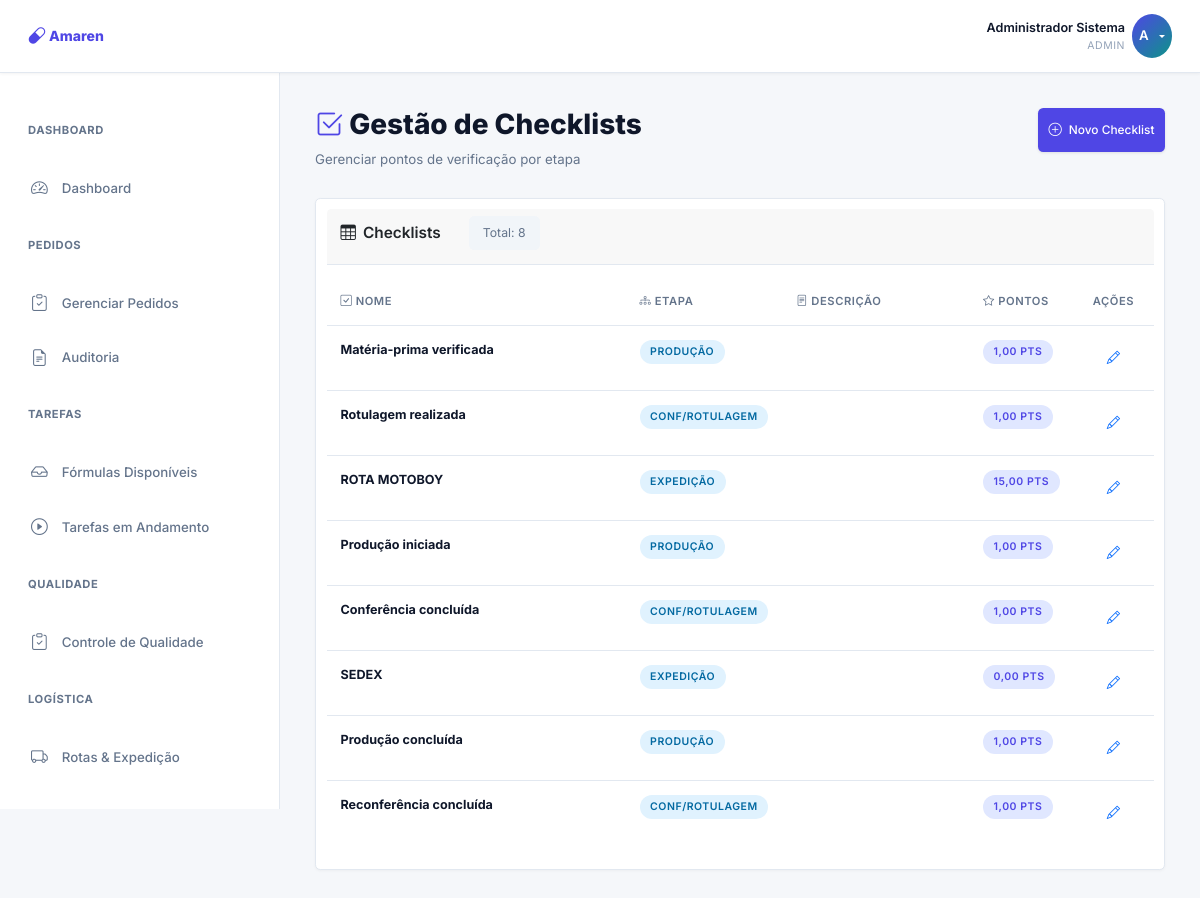
Screenshot of /workflow/checklists/ (signed in) with the database file from the repository.
### core/models.py (models this page shows, shortened)
class Checklist(models.Model):
    etapa = models.ForeignKey(Etapa, on_delete=models.CASCADE, related_name='checklists')
    nome = models.CharField(max_length=200)
    descricao = models.TextField(blank=True)
    pontos_do_check = models.DecimalField(max_digits=10, decimal_places=2)
    obrigatorio = models.BooleanField(default=True)
    ativo = models.BooleanField(default=True)
    ordem = models.IntegerField(default=0)
    criado_em = models.DateTimeField(auto_now_add=True)
    class Meta:
        ordering = ['ordem', 'id']
        verbose_name = 'Checklist'
        verbose_name_plural = 'Checklists'

class Etapa(models.Model):
    nome = models.CharField(max_length=200)
    sequencia = models.IntegerField()
    ativa = models.BooleanField(default=True)
    se_gera_pontos = models.BooleanField(default=True)
    se_possui_checklists = models.BooleanField(default=False)
    se_possui_calculo_por_quantidade = models.BooleanField(default=False)
    pontos_fixos_etapa = models.DecimalField(
        max_digits=10,
        decimal_places=2,
        default=0,
        help_text='Pontos adicionados ao concluir a etapa (além dos checklists, se houver)'
    )
    criado_em = models.DateTimeField(auto_now_add=True)
    atualizado_em = models.DateTimeField(auto_now=True)
    class Meta:
        ordering = ['sequencia']
        verbose_name = 'Etapa'
        verbose_name_plural = 'Etapas'

### workflow/views.py (the view)
# urls.py: path('checklists/', views.lista_checklists, name='checklists'),
@login_required
def lista_checklists(request):
    if not check_admin_permission(request.user):
        messages.error(request, 'Acesso negado.')
        return redirect('dashboard:home')
    checklists = Checklist.objects.all().select_related('etapa')
    context = {
        'checklists': checklists,
    }
    return render(request, 'workflow/checklists.html', context)

### workflow/views.py (called while the page is built)
def check_admin_permission(user):
    return (user.groups.filter(name__in=['Superadmin', 'Gerente']).exists() or user.is_superuser)

### templates/workflow/checklists.html (shortened to what this page needs)
{% extends 'base.html' %}
{% block content %}
<div class="page-header">
    <div>
        <h1>
            <i class="bi bi-check2-square" style="color: #4f46e5;"></i> Gestão de Checklists
        </h1>
        <p>Gerenciar pontos de verificação por etapa</p>
    </div>
    <a href="/admin/core/checklist/add/" class="btn btn-primary">
        <i class="bi bi-plus-circle"></i> Novo Checklist
    </a>
</div>
<div class="card">
    <div class="card-header">
        <div class="card-header-flex">
            <h3 class="card-title" style="margin: 0;">
                <i class="bi bi-table"></i> Checklists
            </h3>
            <span class="badge-count">
                Total: {{ checklists|length }}
            </span>
        </div>
    </div>
    <div class="card-body p-0">
        <div class="table-wrapper">
            <table class="table">
                <thead>
                    <tr>
                        <th data-label="Nome"><i class="bi bi-check-square"></i> Nome</th>
                        <th style="width: 150px;" data-label="Etapa"><i class="bi bi-diagram-3"></i> Etapa</th>
                        <th data-label="Descrição"><i class="bi bi-file-text"></i> Descrição</th>
                        <th style="width: 100px;" data-label="Pontos"><i class="bi bi-star"></i> Pontos</th>
                        <th style="width: 80px; text-align: center;">Ações</th>
                    </tr>
                </thead>
                <tbody>
                    {% for checklist in checklists %}
                    <tr>
                        <td><strong>{{ checklist.nome }}</strong></td>
                        <td>
                            {% if checklist.etapa %}
                            <span class="badge" style="background: #e0f2fe; color: #0369a1;">{{ checklist.etapa.nome }}</span>
                            {% else %}
                            <span class="badge" style="background: #f3f4f6; color: #6b7280;">Sem etapa</span>
                            {% endif %}
                        </td>
                        <td><small>{{ checklist.descricao|truncatewords:20 }}</small></td>
                        <td>
                            <span class="badge" style="background: #e0e7ff; color: #4f46e5;">
                                {{ checklist.pontos_do_check }} pts
                            </span>
                        </td>
                        <td style="text-align: center;">
                            <a href="/admin/core/checklist/{{ checklist.id }}/change/" class="btn btn-sm btn-outline-primary" title="Editar checklist">
                                <i class="bi bi-pencil"></i>
                            </a>
                        </td>
                    </tr>
                    {% endfor %}
                </tbody>
            </table>
        </div>
    </div>
</div>
{% endblock %}

### templates/base.html (shortened to what this page needs)
{% load static %}
<!DOCTYPE html>
<html lang="pt-BR">
<head>
    <link href="https://cdn.jsdelivr.net/npm/bootstrap@5.3.0/dist/css/bootstrap.min.css" rel="stylesheet">
    <link rel="stylesheet" href="https://cdn.jsdelivr.net/npm/bootstrap-icons@1.11.0/font/bootstrap-icons.css">
    <link rel="stylesheet" href="{% static 'css/style.css' %}">
</head>
<body>
    {% if user.is_authenticated %}
        <nav class="navbar">
            <div class="navbar-brand">
                <i class="bi bi-capsule"></i> Amaren
            </div>
            <div class="user-menu">
                <div class="user-info">
                    <div class="user-name">{{ user.get_full_name|default:user.username }}</div>
                    <div class="user-role">
                        {% if user.is_superuser %}Admin
                        {% elif user.groups.all %}{{ user.groups.all|first }}
                        {% else %}Funcionário{% endif %}
                    </div>
                </div>
                <div class="dropdown">
                    <button class="user-avatar dropdown-toggle" data-dropdown="user-menu" title="Menu do usuário">
                        {{ user.first_name|first|upper }}
                    </button>
                </div>
            </div>
        </nav>
        <div class="layout">
            {% if user.is_superuser or user.groups.all.0.name == 'Superadmin' or user.groups.all.0.name == 'Gerente' %}
                <aside class="sidebar">
                    {% include 'includes/sidebar_gerente_admin.html' %}
                </aside>
            {% elif user.groups.all.0.name == 'Funcionário' %}
                <aside class="sidebar">
                    {% include 'includes/sidebar_funcionario.html' %}
                </aside>
            {% endif %}
            <main class="main-content">
                {% block content %}{% endblock %}
            </main>
        </div>
    {% else %}
        {% block login_content %}{% endblock %}
    {% endif %}
</body>
</html>

### templates/workflow/checklists.html (style rules this page uses)
.page-header { margin-bottom: var(--spacing-lg); display: flex; flex-direction: column; gap: var(--spacing-md); }
@media (min-width: 768px) { .page-header { flex-direction: row; justify-content: space-between; align-items: flex-start; } }
.page-header h1 { font-size: 1.75rem; font-weight: 800; margin: 0; }
@media (min-width: 768px) { .page-header h1 { font-size: 2rem; } }
.page-header p { color: var(--text-secondary); margin: 0.5rem 0 0 0; font-size: 0.95rem; }
.card-header-flex { display: flex; flex-direction: column; gap: var(--spacing-md); justify-content: space-between; align-items: flex-start; }
@media (min-width: 640px) { .card-header-flex { flex-direction: row; gap: var(--spacing-lg); align-items: center; } }
.badge-count { color: var(--text-secondary); white-space: nowrap; padding: 0.5rem 1rem; background: #f1f5f9; border-radius: 0.375rem; font-size: 0.875rem; }
.table-wrapper { overflow-x: auto; }

### rows the page displays
Checklist: nome "Matéria-prima verificada", etapa.nome "PRODUÇÃO", pontos_do_check "1,00"
Checklist: nome "Rotulagem realizada", etapa.nome "CONF/ROTULAGEM", pontos_do_check "1,00"
Checklist: nome "ROTA MOTOBOY", etapa.nome "EXPEDIÇÃO", pontos_do_check "15,00"
Checklist: nome "Produção iniciada", etapa.nome "PRODUÇÃO", pontos_do_check "1,00"
Checklist: nome "Conferência concluída", etapa.nome "CONF/ROTULAGEM", pontos_do_check "1,00"
Checklist: nome "SEDEX", etapa.nome "EXPEDIÇÃO", pontos_do_check "0,00"
Checklist: nome "Produção concluída", etapa.nome "PRODUÇÃO", pontos_do_check "1,00"
Checklist: nome "Reconferência concluída", etapa.nome "CONF/ROTULAGEM", pontos_do_check "1,00"

### other values shown
{{ user.get_full_name|default:user.username }} "Administrador Sistema"
{{ user.first_name|first|upper }} "A"
{{ checklists|length }} "8"
